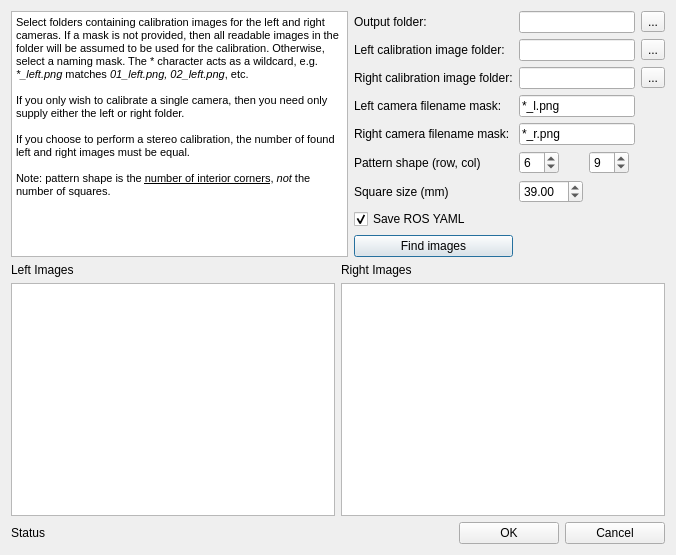
<?xml version="1.0" encoding="UTF-8"?>
<ui version="4.0">
 <class>CalibrateFromImagesDialog</class>
 <widget class="QDialog" name="CalibrateFromImagesDialog">
  <property name="geometry">
   <rect>
    <x>0</x>
    <y>0</y>
    <width>676</width>
    <height>555</height>
   </rect>
  </property>
  <property name="sizePolicy">
   <sizepolicy hsizetype="Preferred" vsizetype="Preferred">
    <horstretch>0</horstretch>
    <verstretch>0</verstretch>
   </sizepolicy>
  </property>
  <property name="windowTitle">
   <string>Select calibration images</string>
  </property>
  <layout class="QGridLayout" name="gridLayout_4">
   <item row="1" column="0" colspan="2">
    <layout class="QGridLayout" name="gridLayout_2">
     <property name="sizeConstraint">
      <enum>QLayout::SetMaximumSize</enum>
     </property>
     <item row="1" column="0">
      <widget class="QLabel" name="label_7">
       <property name="text">
        <string>Left Images</string>
       </property>
      </widget>
     </item>
     <item row="1" column="1">
      <widget class="QLabel" name="label_8">
       <property name="text">
        <string>Right Images</string>
       </property>
      </widget>
     </item>
     <item row="2" column="0">
      <widget class="QTableView" name="leftImageTable">
       <property name="sizePolicy">
        <sizepolicy hsizetype="Expanding" vsizetype="MinimumExpanding">
         <horstretch>1</horstretch>
         <verstretch>1</verstretch>
        </sizepolicy>
       </property>
       <property name="minimumSize">
        <size>
         <width>0</width>
         <height>0</height>
        </size>
       </property>
      </widget>
     </item>
     <item row="2" column="1">
      <widget class="QTableView" name="rightImageTable">
       <property name="sizePolicy">
        <sizepolicy hsizetype="Expanding" vsizetype="MinimumExpanding">
         <horstretch>1</horstretch>
         <verstretch>1</verstretch>
        </sizepolicy>
       </property>
       <property name="minimumSize">
        <size>
         <width>0</width>
         <height>0</height>
        </size>
       </property>
      </widget>
     </item>
    </layout>
   </item>
   <item row="0" column="0" colspan="2">
    <layout class="QGridLayout" name="gridLayout">
     <property name="sizeConstraint">
      <enum>QLayout::SetMinimumSize</enum>
     </property>
     <item row="5" column="1">
      <widget class="QLabel" name="label_5">
       <property name="text">
        <string>Pattern shape (row, col)</string>
       </property>
      </widget>
     </item>
     <item row="2" column="1">
      <widget class="QLabel" name="label_2">
       <property name="text">
        <string>Right calibration image folder:</string>
       </property>
      </widget>
     </item>
     <item row="4" column="1">
      <widget class="QLabel" name="label_4">
       <property name="text">
        <string>Right camera filename mask:</string>
       </property>
      </widget>
     </item>
     <item row="3" column="1">
      <widget class="QLabel" name="label_3">
       <property name="text">
        <string>Left camera filename mask: </string>
       </property>
      </widget>
     </item>
     <item row="2" column="5">
      <widget class="QToolButton" name="rightPathButton">
       <property name="text">
        <string>...</string>
       </property>
      </widget>
     </item>
     <item row="1" column="5">
      <widget class="QToolButton" name="leftPathButton">
       <property name="text">
        <string>...</string>
       </property>
      </widget>
     </item>
     <item row="6" column="1">
      <widget class="QLabel" name="label_6">
       <property name="text">
        <string>Square size (mm)</string>
       </property>
      </widget>
     </item>
     <item row="5" column="2">
      <widget class="QSpinBox" name="patternRows">
       <property name="maximumSize">
        <size>
         <width>40</width>
         <height>16777215</height>
        </size>
       </property>
       <property name="value">
        <number>6</number>
       </property>
      </widget>
     </item>
     <item row="3" column="2" colspan="3">
      <widget class="QLineEdit" name="leftMask">
       <property name="text">
        <string>*_l.png</string>
       </property>
      </widget>
     </item>
     <item row="8" column="1">
      <widget class="QPushButton" name="findButton">
       <property name="text">
        <string>Find images</string>
       </property>
      </widget>
     </item>
     <item row="1" column="1">
      <widget class="QLabel" name="label">
       <property name="text">
        <string>Left calibration image folder:</string>
       </property>
      </widget>
     </item>
     <item row="2" column="2" colspan="3">
      <widget class="QLineEdit" name="rightPath"/>
     </item>
     <item row="5" column="3">
      <widget class="QSpinBox" name="patternCols">
       <property name="maximumSize">
        <size>
         <width>40</width>
         <height>16777215</height>
        </size>
       </property>
       <property name="value">
        <number>9</number>
       </property>
      </widget>
     </item>
     <item row="6" column="2">
      <widget class="QDoubleSpinBox" name="squareSizeBox">
       <property name="maximum">
        <double>500.000000000000000</double>
       </property>
       <property name="value">
        <double>39.000000000000000</double>
       </property>
      </widget>
     </item>
     <item row="4" column="2" colspan="3">
      <widget class="QLineEdit" name="rightMask">
       <property name="text">
        <string>*_r.png</string>
       </property>
      </widget>
     </item>
     <item row="1" column="2" colspan="3">
      <widget class="QLineEdit" name="leftPath"/>
     </item>
     <item row="0" column="0" rowspan="9">
      <widget class="QTextBrowser" name="textBrowser">
       <property name="sizePolicy">
        <sizepolicy hsizetype="Expanding" vsizetype="Expanding">
         <horstretch>1</horstretch>
         <verstretch>1</verstretch>
        </sizepolicy>
       </property>
       <property name="maximumSize">
        <size>
         <width>16777215</width>
         <height>300</height>
        </size>
       </property>
       <property name="html">
        <string>&lt;!DOCTYPE HTML PUBLIC &quot;-//W3C//DTD HTML 4.0//EN&quot; &quot;http://www.w3.org/TR/REC-html40/strict.dtd&quot;&gt;
&lt;html&gt;&lt;head&gt;&lt;meta name=&quot;qrichtext&quot; content=&quot;1&quot; /&gt;&lt;style type=&quot;text/css&quot;&gt;
p, li { white-space: pre-wrap; }
&lt;/style&gt;&lt;/head&gt;&lt;body style=&quot; font-family:'MS Shell Dlg 2'; font-size:7.8pt; font-weight:400; font-style:normal;&quot;&gt;
&lt;p style=&quot; margin-top:0px; margin-bottom:0px; margin-left:0px; margin-right:0px; -qt-block-indent:0; text-indent:0px;&quot;&gt;&lt;span style=&quot; font-size:8.25pt;&quot;&gt;Select folders containing calibration images for the left and right cameras. If a mask is not provided, then all readable images in the folder will be assumed to be used for the calibration. Otherwise, select a naming mask. The * character acts as a wildcard, e.g. &lt;/span&gt;&lt;span style=&quot; font-size:8.25pt; font-style:italic;&quot;&gt;*_left.png&lt;/span&gt;&lt;span style=&quot; font-size:8.25pt;&quot;&gt; matches &lt;/span&gt;&lt;span style=&quot; font-size:8.25pt; font-style:italic;&quot;&gt;01_left.png, 02_left.png&lt;/span&gt;&lt;span style=&quot; font-size:8.25pt;&quot;&gt;, etc.&lt;/span&gt;&lt;/p&gt;
&lt;p style=&quot;-qt-paragraph-type:empty; margin-top:0px; margin-bottom:0px; margin-left:0px; margin-right:0px; -qt-block-indent:0; text-indent:0px; font-size:8.25pt;&quot;&gt;&lt;br /&gt;&lt;/p&gt;
&lt;p style=&quot; margin-top:0px; margin-bottom:0px; margin-left:0px; margin-right:0px; -qt-block-indent:0; text-indent:0px;&quot;&gt;&lt;span style=&quot; font-size:8.25pt;&quot;&gt;If you only wish to calibrate a single camera, then you need only supply either the left or right folder.&lt;/span&gt;&lt;/p&gt;
&lt;p style=&quot;-qt-paragraph-type:empty; margin-top:0px; margin-bottom:0px; margin-left:0px; margin-right:0px; -qt-block-indent:0; text-indent:0px; font-size:8.25pt;&quot;&gt;&lt;br /&gt;&lt;/p&gt;
&lt;p style=&quot; margin-top:0px; margin-bottom:0px; margin-left:0px; margin-right:0px; -qt-block-indent:0; text-indent:0px;&quot;&gt;&lt;span style=&quot; font-size:8.25pt;&quot;&gt;If you choose to perform a stereo calibration, the number of found left and right images must be equal.&lt;/span&gt;&lt;/p&gt;
&lt;p style=&quot;-qt-paragraph-type:empty; margin-top:0px; margin-bottom:0px; margin-left:0px; margin-right:0px; -qt-block-indent:0; text-indent:0px; font-size:8.25pt;&quot;&gt;&lt;br /&gt;&lt;/p&gt;
&lt;p style=&quot; margin-top:0px; margin-bottom:0px; margin-left:0px; margin-right:0px; -qt-block-indent:0; text-indent:0px;&quot;&gt;&lt;span style=&quot; font-size:8.25pt;&quot;&gt;Note: pattern shape is the &lt;/span&gt;&lt;span style=&quot; font-size:8.25pt; text-decoration: underline;&quot;&gt;number of interior corners&lt;/span&gt;&lt;span style=&quot; font-size:8.25pt;&quot;&gt;, &lt;/span&gt;&lt;span style=&quot; font-size:8.25pt; font-style:italic;&quot;&gt;not&lt;/span&gt;&lt;span style=&quot; font-size:8.25pt;&quot;&gt; the number of squares.&lt;/span&gt;&lt;/p&gt;&lt;/body&gt;&lt;/html&gt;</string>
       </property>
      </widget>
     </item>
     <item row="0" column="1">
      <widget class="QLabel" name="label_10">
       <property name="text">
        <string>Output folder:</string>
       </property>
      </widget>
     </item>
     <item row="0" column="2" colspan="3">
      <widget class="QLineEdit" name="outputPath"/>
     </item>
     <item row="0" column="5">
      <widget class="QToolButton" name="calibrationPathButton">
       <property name="text">
        <string>...</string>
       </property>
      </widget>
     </item>
     <item row="7" column="1" colspan="2">
      <widget class="QCheckBox" name="rosOutputCheckBox">
       <property name="text">
        <string>Save ROS YAML</string>
       </property>
       <property name="checked">
        <bool>true</bool>
       </property>
      </widget>
     </item>
    </layout>
   </item>
   <item row="2" column="0" colspan="2">
    <layout class="QHBoxLayout" name="horizontalLayout_2">
     <item>
      <widget class="QLabel" name="label_9">
       <property name="text">
        <string>Status</string>
       </property>
      </widget>
     </item>
     <item>
      <widget class="QPushButton" name="okPushButton">
       <property name="enabled">
        <bool>true</bool>
       </property>
       <property name="maximumSize">
        <size>
         <width>100</width>
         <height>16777215</height>
        </size>
       </property>
       <property name="text">
        <string>OK</string>
       </property>
      </widget>
     </item>
     <item>
      <widget class="QPushButton" name="cancelPushButton">
       <property name="maximumSize">
        <size>
         <width>100</width>
         <height>16777215</height>
        </size>
       </property>
       <property name="text">
        <string>Cancel</string>
       </property>
      </widget>
     </item>
    </layout>
   </item>
  </layout>
 </widget>
 <resources/>
 <connections/>
</ui>
